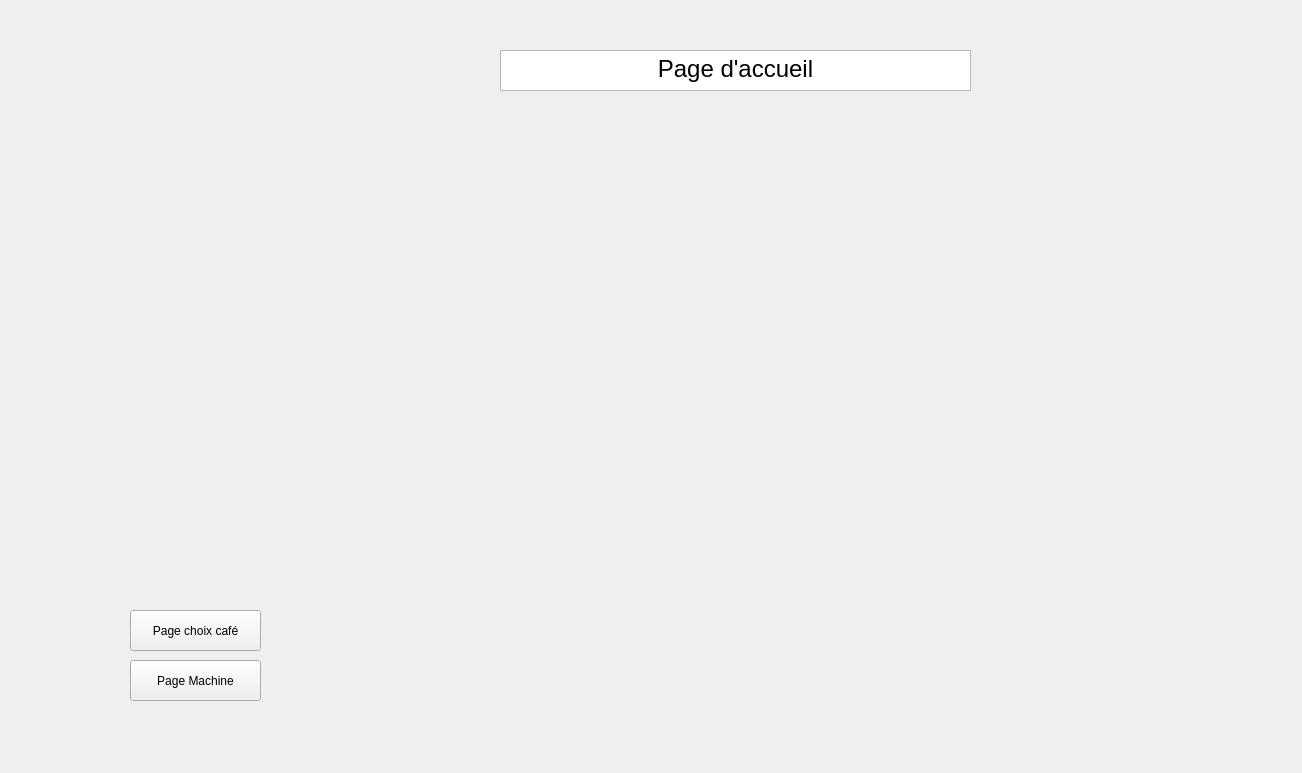
<?xml version="1.0" encoding="UTF-8"?>
<ui version="4.0">
 <class>IhmPikawa</class>
 <widget class="QWidget" name="IhmPikawa">
  <property name="geometry">
   <rect>
    <x>0</x>
    <y>0</y>
    <width>1302</width>
    <height>773</height>
   </rect>
  </property>
  <property name="windowTitle">
   <string>IhmPikawa</string>
  </property>
  <widget class="QStackedWidget" name="ecrans">
   <property name="geometry">
    <rect>
     <x>60</x>
     <y>50</y>
     <width>1501</width>
     <height>801</height>
    </rect>
   </property>
   <property name="currentIndex">
    <number>0</number>
   </property>
   <widget class="QWidget" name="ecranAccueil">
    <widget class="QLabel" name="label">
     <property name="geometry">
      <rect>
       <x>270</x>
       <y>80</y>
       <width>751</width>
       <height>411</height>
      </rect>
     </property>
     <property name="text">
      <string/>
     </property>
     <property name="pixmap">
      <pixmap>../../../Téléchargements/CafeAccueil.jpg</pixmap>
     </property>
    </widget>
    <widget class="QPushButton" name="pushButton">
     <property name="geometry">
      <rect>
       <x>70</x>
       <y>560</y>
       <width>131</width>
       <height>41</height>
      </rect>
     </property>
     <property name="text">
      <string>Page choix café</string>
     </property>
    </widget>
    <widget class="QPushButton" name="pushButton_2">
     <property name="geometry">
      <rect>
       <x>70</x>
       <y>610</y>
       <width>131</width>
       <height>41</height>
      </rect>
     </property>
     <property name="text">
      <string>Page Machine</string>
     </property>
    </widget>
    <widget class="QTextBrowser" name="textBrowser">
     <property name="geometry">
      <rect>
       <x>440</x>
       <y>0</y>
       <width>471</width>
       <height>41</height>
      </rect>
     </property>
     <property name="html">
      <string>&lt;!DOCTYPE HTML PUBLIC &quot;-//W3C//DTD HTML 4.0//EN&quot; &quot;http://www.w3.org/TR/REC-html40/strict.dtd&quot;&gt;
&lt;html&gt;&lt;head&gt;&lt;meta name=&quot;qrichtext&quot; content=&quot;1&quot; /&gt;&lt;style type=&quot;text/css&quot;&gt;
p, li { white-space: pre-wrap; }
&lt;/style&gt;&lt;/head&gt;&lt;body style=&quot; font-family:'Ubuntu'; font-size:11pt; font-weight:400; font-style:normal;&quot;&gt;
&lt;p align=&quot;center&quot; style=&quot; margin-top:0px; margin-bottom:0px; margin-left:0px; margin-right:0px; -qt-block-indent:0; text-indent:0px;&quot;&gt;&lt;span style=&quot; font-size:18pt;&quot;&gt;Page d'accueil&lt;/span&gt;&lt;/p&gt;&lt;/body&gt;&lt;/html&gt;</string>
     </property>
    </widget>
   </widget>
   <widget class="QWidget" name="page_2">
    <widget class="QTextEdit" name="textEdit">
     <property name="geometry">
      <rect>
       <x>490</x>
       <y>30</y>
       <width>211</width>
       <height>41</height>
      </rect>
     </property>
     <property name="html">
      <string>&lt;!DOCTYPE HTML PUBLIC &quot;-//W3C//DTD HTML 4.0//EN&quot; &quot;http://www.w3.org/TR/REC-html40/strict.dtd&quot;&gt;
&lt;html&gt;&lt;head&gt;&lt;meta name=&quot;qrichtext&quot; content=&quot;1&quot; /&gt;&lt;style type=&quot;text/css&quot;&gt;
p, li { white-space: pre-wrap; }
&lt;/style&gt;&lt;/head&gt;&lt;body style=&quot; font-family:'Ubuntu'; font-size:11pt; font-weight:400; font-style:normal;&quot;&gt;
&lt;p align=&quot;center&quot; style=&quot; margin-top:0px; margin-bottom:0px; margin-left:0px; margin-right:0px; -qt-block-indent:0; text-indent:0px;&quot;&gt;&lt;span style=&quot; font-size:18pt;&quot;&gt;Page choix café&lt;/span&gt;&lt;/p&gt;&lt;/body&gt;&lt;/html&gt;</string>
     </property>
    </widget>
    <widget class="QWidget" name="gridLayoutWidget">
     <property name="geometry">
      <rect>
       <x>170</x>
       <y>130</y>
       <width>781</width>
       <height>431</height>
      </rect>
     </property>
     <layout class="QGridLayout" name="gridLayout">
      <item row="4" column="1" alignment="Qt::AlignHCenter">
       <widget class="QComboBox" name="comboBox_5">
        <property name="minimumSize">
         <size>
          <width>200</width>
          <height>25</height>
         </size>
        </property>
        <property name="maximumSize">
         <size>
          <width>200</width>
          <height>25</height>
         </size>
        </property>
        <item>
         <property name="text">
          <string>Selectionner une capsule </string>
         </property>
        </item>
        <item>
         <property name="text">
          <string>Nespresso</string>
         </property>
        </item>
        <item>
         <property name="text">
          <string>Livanto</string>
         </property>
        </item>
        <item>
         <property name="text">
          <string>Vivalto</string>
         </property>
        </item>
       </widget>
      </item>
      <item row="4" column="0" alignment="Qt::AlignHCenter">
       <widget class="QComboBox" name="comboBox">
        <property name="minimumSize">
         <size>
          <width>200</width>
          <height>25</height>
         </size>
        </property>
        <property name="maximumSize">
         <size>
          <width>200</width>
          <height>25</height>
         </size>
        </property>
        <item>
         <property name="text">
          <string>Selectionner une capsule</string>
         </property>
        </item>
        <item>
         <property name="text">
          <string>Dulsao</string>
         </property>
        </item>
        <item>
         <property name="text">
          <string>Decaffeinatto</string>
         </property>
        </item>
        <item>
         <property name="text">
          <string>Indriya</string>
         </property>
        </item>
        <item>
         <property name="text">
          <string>Rosabaya</string>
         </property>
        </item>
       </widget>
      </item>
      <item row="5" column="1" alignment="Qt::AlignHCenter">
       <widget class="QComboBox" name="comboBox_6">
        <property name="minimumSize">
         <size>
          <width>200</width>
          <height>25</height>
         </size>
        </property>
        <property name="maximumSize">
         <size>
          <width>200</width>
          <height>25</height>
         </size>
        </property>
        <item>
         <property name="text">
          <string>Selectionner une capsule </string>
         </property>
        </item>
        <item>
         <property name="text">
          <string>Finezzio</string>
         </property>
        </item>
        <item>
         <property name="text">
          <string>Fortissio</string>
         </property>
        </item>
        <item>
         <property name="text">
          <string>Rosabaya</string>
         </property>
        </item>
       </widget>
      </item>
      <item row="6" column="0" alignment="Qt::AlignHCenter">
       <widget class="QComboBox" name="comboBox_7">
        <property name="minimumSize">
         <size>
          <width>200</width>
          <height>25</height>
         </size>
        </property>
        <property name="maximumSize">
         <size>
          <width>200</width>
          <height>25</height>
         </size>
        </property>
        <item>
         <property name="text">
          <string>Selectionner une capsule </string>
         </property>
        </item>
        <item>
         <property name="text">
          <string>Cosi</string>
         </property>
        </item>
        <item>
         <property name="text">
          <string>Volluto</string>
         </property>
        </item>
        <item>
         <property name="text">
          <string>Ristretto</string>
         </property>
        </item>
        <item>
         <property name="text">
          <string>Capriccio</string>
         </property>
        </item>
       </widget>
      </item>
      <item row="5" column="0" alignment="Qt::AlignHCenter">
       <widget class="QComboBox" name="comboBox_3">
        <property name="minimumSize">
         <size>
          <width>200</width>
          <height>25</height>
         </size>
        </property>
        <property name="maximumSize">
         <size>
          <width>200</width>
          <height>25</height>
         </size>
        </property>
        <item>
         <property name="text">
          <string>Selectionner une capsule </string>
         </property>
        </item>
        <item>
         <property name="text">
          <string>Capriccio</string>
         </property>
        </item>
        <item>
         <property name="text">
          <string>Roma</string>
         </property>
        </item>
        <item>
         <property name="text">
          <string>Vivalto</string>
         </property>
        </item>
       </widget>
      </item>
      <item row="3" column="1" alignment="Qt::AlignHCenter">
       <widget class="QComboBox" name="comboBox_4">
        <property name="minimumSize">
         <size>
          <width>200</width>
          <height>25</height>
         </size>
        </property>
        <property name="maximumSize">
         <size>
          <width>200</width>
          <height>25</height>
         </size>
        </property>
        <item>
         <property name="text">
          <string>Selectionner une capsule </string>
         </property>
        </item>
        <item>
         <property name="text">
          <string>Fortissio</string>
         </property>
        </item>
        <item>
         <property name="text">
          <string>Vivalto</string>
         </property>
        </item>
        <item>
         <property name="text">
          <string>Finezzio</string>
         </property>
        </item>
       </widget>
      </item>
      <item row="3" column="0" alignment="Qt::AlignHCenter">
       <widget class="QComboBox" name="comboBox_2">
        <property name="minimumSize">
         <size>
          <width>200</width>
          <height>25</height>
         </size>
        </property>
        <property name="maximumSize">
         <size>
          <width>200</width>
          <height>25</height>
         </size>
        </property>
        <item>
         <property name="text">
          <string>Selectionner une capsule </string>
         </property>
        </item>
        <item>
         <property name="text">
          <string>Arpeggio</string>
         </property>
        </item>
        <item>
         <property name="text">
          <string>Roma</string>
         </property>
        </item>
        <item>
         <property name="text">
          <string>Livanto</string>
         </property>
        </item>
        <item>
         <property name="text">
          <string>Capriccio</string>
         </property>
        </item>
       </widget>
      </item>
      <item row="6" column="1" alignment="Qt::AlignHCenter">
       <widget class="QComboBox" name="comboBox_8">
        <property name="minimumSize">
         <size>
          <width>200</width>
          <height>25</height>
         </size>
        </property>
        <property name="maximumSize">
         <size>
          <width>250</width>
          <height>25</height>
         </size>
        </property>
        <item>
         <property name="text">
          <string>Selectionner une capsule </string>
         </property>
        </item>
        <item>
         <property name="text">
          <string>Nespresso</string>
         </property>
        </item>
        <item>
         <property name="text">
          <string>Roma</string>
         </property>
        </item>
        <item>
         <property name="text">
          <string>Livanto</string>
         </property>
        </item>
       </widget>
      </item>
     </layout>
    </widget>
    <widget class="QPushButton" name="pushButton_3">
     <property name="geometry">
      <rect>
       <x>770</x>
       <y>580</y>
       <width>121</width>
       <height>31</height>
      </rect>
     </property>
     <property name="text">
      <string>Suivant</string>
     </property>
    </widget>
   </widget>
   <widget class="QWidget" name="page"/>
  </widget>
 </widget>
 <resources/>
 <connections>
  <connection>
   <sender>pushButton</sender>
   <signal>clicked()</signal>
   <receiver>IhmPikawa</receiver>
   <slot>changerEcran()</slot>
   <hints>
    <hint type="sourcelabel">
     <x>105</x>
     <y>640</y>
    </hint>
    <hint type="destinationlabel">
     <x>650</x>
     <y>386</y>
    </hint>
   </hints>
  </connection>
 </connections>
 <slots>
  <slot>changerEcran()</slot>
 </slots>
</ui>
